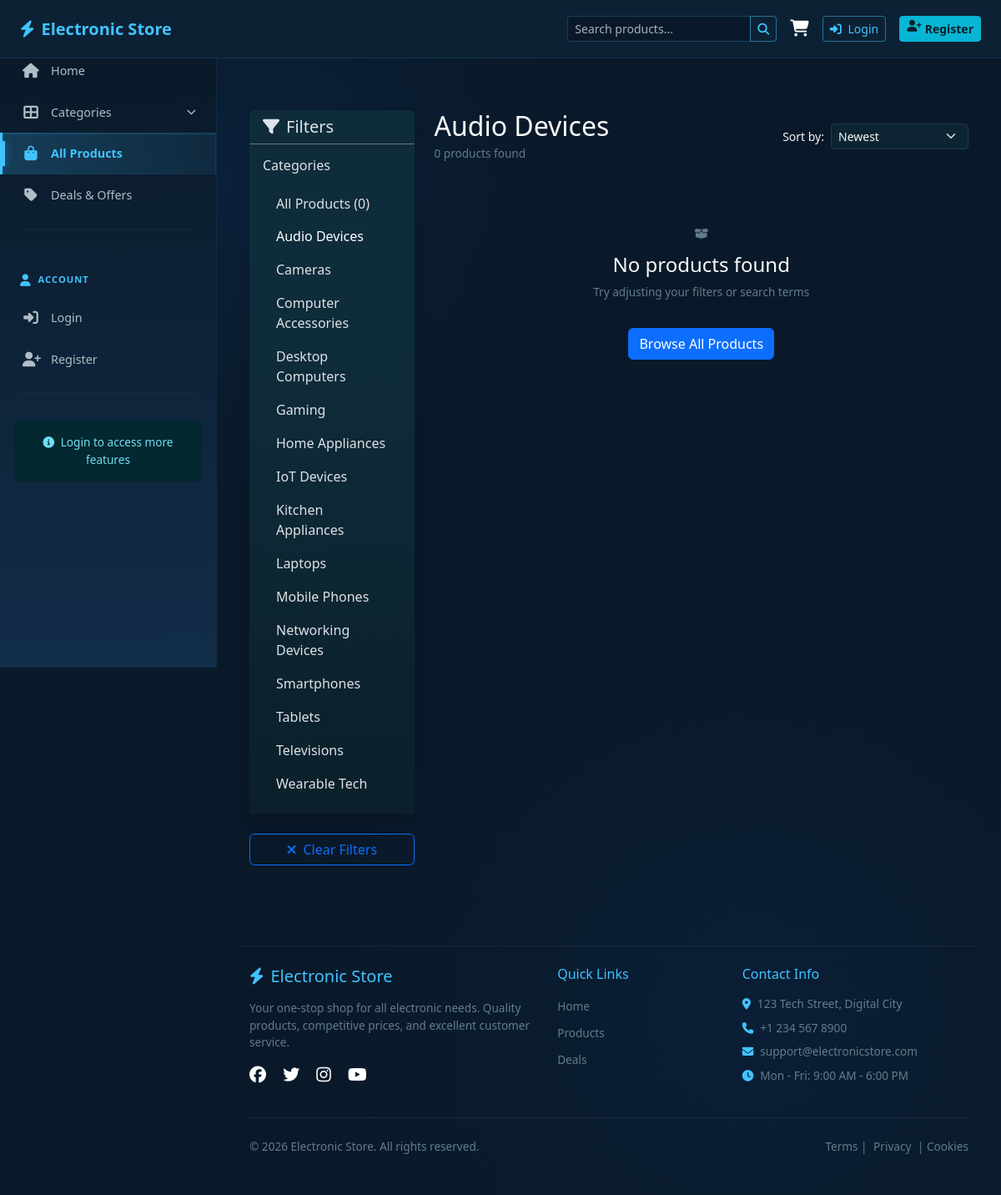
The page /25126463/customer/category.php?category=9 on the database its author committed.
### tables this page shows
CREATE TABLE `CATEGORY` (
  `category_id` int(10) UNSIGNED NOT NULL,
  `category_name` varchar(100) NOT NULL,
  `description` varchar(500) DEFAULT NULL,
  `category_image` varchar(255) DEFAULT NULL,
  `created_at` datetime NOT NULL DEFAULT current_timestamp()
);

### 25126463/customer/category.php (the view, shortened to what this page needs)
<?php
require_once '../config/dbconfig.php';
$category_id = isset($_GET['category']) ? intval($_GET['category']) : 0;
$search_query = isset($_GET['search']) ? trim($_GET['search']) : '';
$sort_by = isset($_GET['sort']) ? $_GET['sort'] : 'newest';
$page = isset($_GET['page']) ? max(1, intval($_GET['page'])) : 1;
$per_page = 12;
$offset = ($page - 1) * $per_page;
$sql = "SELECT p.*, c.category_name FROM PRODUCTS p
        LEFT JOIN CATEGORY c ON p.category_id = c.category_id
        WHERE p.is_active = 1";
$params = [];
if ($category_id > 0) {
    $sql .= " AND p.category_id = :category_id";
    $params[':category_id'] = $category_id;
}
switch ($sort_by) {
    case 'newest':
    default:
        $sql .= " ORDER BY p.created_at DESC";
        break;
}
$count_sql = "SELECT COUNT(*) as total FROM PRODUCTS p WHERE p.is_active = 1";
$count_params = [];
if ($category_id > 0) {
    $count_sql .= " AND p.category_id = :category_id";
    $count_params[':category_id'] = $category_id;
}
try {
    $count_stmt = $conn->prepare($count_sql);
    $count_stmt->execute($count_params);
    $total_products = $count_stmt->fetch(PDO::FETCH_ASSOC)['total'];
    $sql .= " LIMIT :per_page OFFSET :offset";
    $stmt = $conn->prepare($sql);
    foreach ($params as $key => $value) {
        $stmt->bindValue($key, $value);
    }
    $stmt->bindValue(':per_page', $per_page, PDO::PARAM_INT);
    $stmt->bindValue(':offset', $offset, PDO::PARAM_INT);
    $stmt->execute();
    $products = $stmt->fetchAll(PDO::FETCH_ASSOC);
    $cat_stmt = $conn->query("SELECT * FROM CATEGORY ORDER BY category_name");
    $categories = $cat_stmt->fetchAll(PDO::FETCH_ASSOC);
    $current_category = null;
    if ($category_id > 0) {
        foreach ($categories as $cat) {
            if ($cat['category_id'] == $category_id) {
                $current_category = $cat['category_name'];
                break;
            }
        }
    }
} catch (Exception $e) {
    die("Error loading products: " . $e->getMessage());
}
?>
<!DOCTYPE html>
<html lang="en">
<head>
    <link href="https://cdn.jsdelivr.net/npm/bootstrap@5.3.3/dist/css/bootstrap.min.css" rel="stylesheet">
    <link rel="stylesheet" href="https://cdnjs.cloudflare.com/ajax/libs/font-awesome/6.5.0/css/all.min.css">
    <link rel="stylesheet" href="../css/index.css">
    <link rel="stylesheet" href="../css/header.css">
    <link rel="stylesheet" href="../css/product.css">
</head>
<body>
<?php include '../includes/header.php'; ?>
<div class="container py-5">
    <div class="row g-4">
        <div class="col-lg-3">
            <div class="category-filter">
                <div class="card filter-card border-0 shadow mb-4">
                    <div class="card-header bg-transparent border-bottom border-secondary">
                        <h5 class="mb-0"><i class="fas fa-filter me-2"></i>Filters</h5>
                    </div>
                    <div class="card-body">
                        <h6 class="mb-3">Categories</h6>
                        <div class="list-group list-group-flush">
                            <a href="category.php" class="list-group-item list-group-item-action bg-transparent border-0 category-item <?php echo $category_id == 0 ? 'active' : ''; ?>">
                                All Products (<?php echo $total_products; ?>)
                            </a>
                            <?php foreach ($categories as $cat): ?>
                                <a href="category.php?category=<?php echo $cat['category_id']; ?>"
                                   class="list-group-item list-group-item-action bg-transparent border-0 category-item <?php echo $category_id == $cat['category_id'] ? 'active' : ''; ?>">
                                    <?php echo htmlspecialchars($cat['category_name']); ?>
                                </a>
                            <?php endforeach; ?>
                        </div>
                    </div>
                </div>
                <?php if ($category_id > 0 || !empty($search_query)): ?>
                    <a href="category.php" class="btn btn-outline-primary w-100">
                        <i class="fas fa-times me-2"></i>Clear Filters
                    </a>
                <?php endif; ?>
            </div>
        </div>
        <div class="col-lg-9">
            <div class="d-flex justify-content-between align-items-center mb-4 flex-wrap gap-3">
                <div>
                    <h2 class="mb-1">
                        <?php
                        if (!empty($search_query)) {
                            echo "Search Results for \"" . htmlspecialchars($search_query) . "\"";
                        } elseif ($current_category) {
                            echo htmlspecialchars($current_category);
                        } else {
                            echo "All Products";
                        }
                        ?>
                    </h2>
                    <p class="text-muted mb-0"><?php echo $total_products; ?> products found</p>
                </div>
                <div class="d-flex gap-2 align-items-center">
                    <label for="sort" class="text-nowrap mb-0 small">Sort by:</label>
                    <select id="sort" class="form-select form-select-sm" style="width: auto;">
                        <option value="newest" <?php echo $sort_by == 'newest' ? 'selected' : ''; ?>>Newest</option>
                    </select>
                </div>
            </div>
            <?php if (count($products) === 0): ?>
                <div class="text-center py-5">
                    <i class="fas fa-box-open fa-4x text-muted mb-3"></i>
                    <h4>No products found</h4>
                    <p class="text-muted">Try adjusting your filters or search terms</p>
                    <a href="category.php" class="btn btn-primary mt-3">Browse All Products</a>
                </div>
            <?php endif; ?>
        </div>
    </div>
</div>
<?php include '../includes/footer.php'; ?>
</body>
</html>

### rows shown on the page
category: category_name "Audio Devices"
category: category_name "Cameras"
category: category_name "Computer Accessories"
category: category_name "Desktop Computers"
category: category_name "Gaming"
category: category_name "Home Appliances"
category: category_name "IoT Devices"
category: category_name "Kitchen Appliances"
category: category_name "Laptops"
category: category_name "Mobile Phones"
category: category_name "Networking Devices"
category: category_name "Smartphones"
category: category_name "Tablets"
category: category_name "Televisions"
category: category_name "Wearable Tech"

### other values the page prints
$total_products "0"
